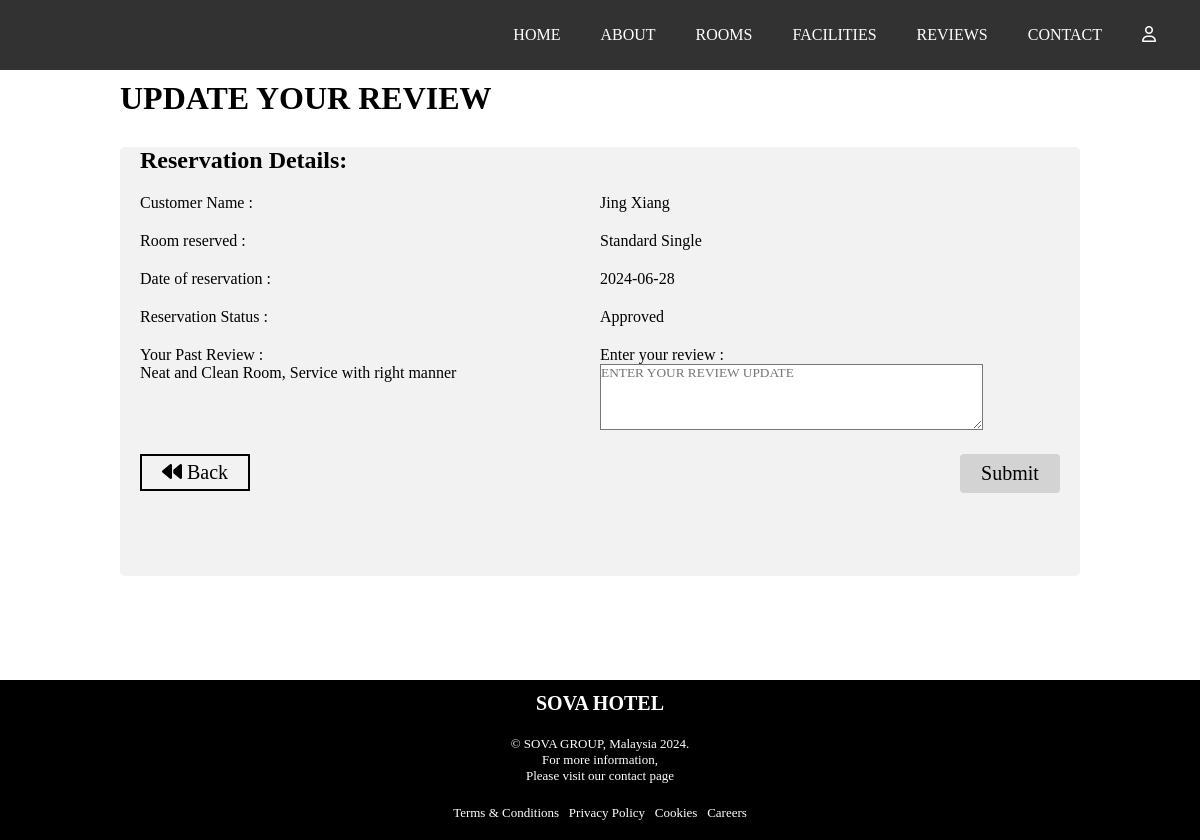
Page /userupdatereview.php?reviewid=20 (signed in) on the committed database.
### tables this page shows
CREATE TABLE `customer` (
  `customer_id` int(11) NOT NULL AUTO_INCREMENT,
  `customer_name` varchar(100) NOT NULL,
  `customer_email` varchar(100) NOT NULL,
  `customer_contactnum` varchar(100) NOT NULL,
  `customer_password` varchar(100) NOT NULL,
  `customer_secret` varchar(100) NOT NULL,
  PRIMARY KEY (`customer_id`)
);

CREATE TABLE `room` (
  `room_id` int(11) NOT NULL AUTO_INCREMENT,
  `room_name` varchar(100) NOT NULL,
  `room_description` varchar(1000) NOT NULL,
  `room_price` decimal(10,2) NOT NULL,
  `room_image` varchar(100) NOT NULL,
  PRIMARY KEY (`room_id`)
);

CREATE TABLE `reservation` (
  `reservation_id` int(11) NOT NULL AUTO_INCREMENT,
  `customer_id` int(11) DEFAULT NULL,
  `room_id` int(11) DEFAULT NULL,
  `reservation_date` date NOT NULL,
  `reservation_date_in` date NOT NULL,
  `reservation_date_out` date NOT NULL,
  `total_payment` varchar(100) NOT NULL,
  `reservation_status` varchar(100) NOT NULL,
  `payment_type` varchar(50) NOT NULL,
  `account_number` varchar(30) NOT NULL,
  PRIMARY KEY (`reservation_id`),
  KEY `fk_customer` (`customer_id`),
  KEY `fk_room` (`room_id`),
  CONSTRAINT `fk_customer` FOREIGN KEY (`customer_id`) REFERENCES `customer` (`customer_id`) ON DELETE CASCADE ON UPDATE CASCADE,
  CONSTRAINT `fk_room` FOREIGN KEY (`room_id`) REFERENCES `room` (`room_id`) ON DELETE CASCADE ON UPDATE CASCADE
);

CREATE TABLE `review` (
  `review_id` int(11) NOT NULL AUTO_INCREMENT,
  `customer_id` int(11) DEFAULT NULL,
  `reservation_id` int(11) DEFAULT NULL,
  `review_time` datetime NOT NULL,
  `review_description` varchar(500) NOT NULL,
  PRIMARY KEY (`review_id`),
  KEY `fk_review_customer` (`customer_id`),
  KEY `fk_review_reservation` (`reservation_id`),
  CONSTRAINT `fk_review_customer` FOREIGN KEY (`customer_id`) REFERENCES `customer` (`customer_id`) ON DELETE CASCADE ON UPDATE CASCADE,
  CONSTRAINT `fk_review_reservation` FOREIGN KEY (`reservation_id`) REFERENCES `reservation` (`reservation_id`) ON DELETE CASCADE ON UPDATE CASCADE
);

### userupdatereview.php (the view, shortened to what this page needs)
<?php
    include 'config.php';
    $reviewid = $_GET['reviewid'];
    $sql5 = "SELECT * FROM review WHERE review_id = $reviewid";
    $result5 = mysqli_query($conn, $sql5);
    $row = mysqli_fetch_assoc($result5);
    $userreview = $row['review_description'];
    $reservationid = $row['reservation_id'];
    $id = $_SESSION['user_id'];
    $sql = "SELECT * FROM reservation WHERE reservation_id = $reservationid";
    $result = mysqli_query($conn, $sql);
    $row = mysqli_fetch_assoc($result);
    $reservationdate = $row['reservation_date'];
    $reservationstatus = $row['reservation_status'];
    $roomid = $row['room_id'];
    $sql2 = "SELECT * FROM room WHERE room_id = $roomid";
    $result2 = mysqli_query($conn, $sql2);
    $row = mysqli_fetch_assoc($result2);
    $roomname = $row['room_name'];
    include 'navbar.php';
    $sql3 = "SELECT * FROM customer WHERE customer_id = $id";
    $result3 = mysqli_query($conn, $sql3);
    $row = mysqli_fetch_assoc($result3);
    $customername = $row['customer_name'];
    include 'navbar.php';
?>
<!DOCTYPE html>
<html lang="en">
<head>
</head>
<body>
    <div style="height:10vh;);"></div>
    <div class="flex-container">
        <div class="flex-side"></div>
        <div class="flex-main" style="min-height: 75vh;">
            <h1>Update Your Review</h1>
        <div class="container">
            <form method="post">
                <h2>Reservation Details:</h2>
                <p class="row">
                    <p class="col-50">Customer Name :</p>
                    <p class="col-50"><?php echo $customername ?></p>
                </p>
                <p class="row">
                    <p class="col-50">Room reserved :</p>
                    <p class="col-50"><?php echo $roomname ?></p>
                </p>
                <p class="row">
                    <p class="col-50">Date of reservation :</p>
                    <p class="col-50"><?php echo $reservationdate ?></p>
                </p>
                <p class="row">
                    <p class="col-50">Reservation Status :</p>
                    <p class="col-50"><?php echo $reservationstatus ?></p>
                </p>
                <p class="row">
                    <p class="col-50">Your Past Review :<br/><?php echo $userreview ?></p>
                    <p class="col-50">Enter your review :<br><textarea name="reviewdescription" rows="4" cols="50" required placeholder="ENTER YOUR REVIEW UPDATE" autocomplete="off"></textarea></p>
                </p>
                <input type="submit" name="submit" value="Submit">
                <button class="back"><a href="userviewreview.php"><i class="fa-sharp fa-solid fa-backward"></i> Back</a></button>
            </form>
        </div>
        </div>
        <div class="flex-side"></div>
    </div>
    <footer>
        <?php include 'footer.php'; ?>
    </footer>
</body>
</html>

### navbar.css (style rules this page uses)
* { margin: 0%; padding: 0%; background-size: cover; background-repeat: no-repeat; background-attachment: fixed; background-position: center; box-sizing: border-box; font-family: FS Meridian Regular; }
h1 { font-family: FS Meridian Thin; text-transform: uppercase; }
button { background-color: transparent; font-size: 1.25rem; min-width: 6.25rem; min-height: 1.875rem; border: 0.125rem solid black; text-decoration: none; }
button a { color: black; text-decoration: none; }
input[type=submit] { background-color: transparent; font-size: 1.25rem; min-width: 6.25rem; min-height: 1.875rem; border: 0.125rem solid black; text-decoration: none; color: black; text-decoration: none; }
.flex-container { display: flex; }
.flex-side { width: 10%; }
.flex-main { width: 80%; align-items: center; }

### userupdatereview.php (style rules this page uses)
.container { border-radius: 5px; background-color: #f2f2f2; padding: 0px 20px 250px; margin: 30px 0px; text-align: justify; }
.col-50 { float: left; width: 50%; margin-top: 20px; }
.row:after { content: ""; display: table; clear: both; }
input[type=submit] { background-color: #D3D3D3; color: black; margin-top: 20px; border: none; border-radius: 4px; cursor: pointer; float: right; padding: 8px 5px; }
.back { padding: 5px 20px; margin-top: 20px; cursor: pointer; float: left; }

### footer.php (style rules this page uses)
:root { --fs-desc: clamp(0.5rem, 1.1rem, 1.5rem); }
footer { min-height: 20vh; font-size: var(--fs-desc); background-color:black; color: white; padding-top: 1%; }

### rows in the picture
customer: customer_name "Jing Xiang"
room: room_name "Standard Single"
reservation: reservation_date "2024-06-28", reservation_status "Approved"
review: review_description "Neat and Clean Room, Service with right manner"
